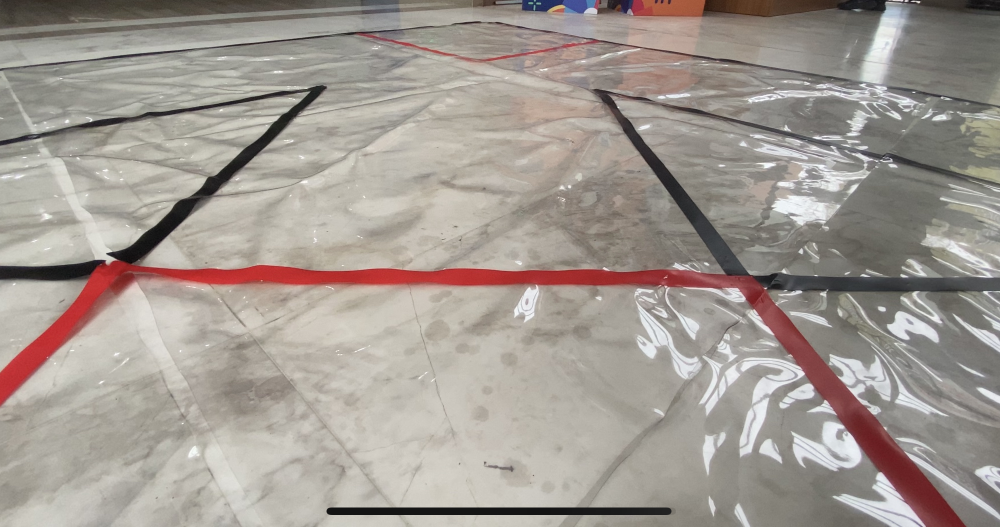
#> input picture code/visual/camera/4.29-5.4/mid_stop.PNG, 2000 x 1054 px (shown at 1/2 size)
$ python final_version_0501.py
#> lines starting #> are read from the running program, lines starting #| are printed output that depends on the picture; after the words box and inside, x2 and y2 are one past the last pixel; in counts of white or black regions, pixels touching at a corner belong together; pictures that were not available may be replaced by others from this repository, and a replacement may not be noted
import cv2 as cv
import numpy as np

cap_corner1_stop = cv.VideoCapture('corner1_stop.MP4')
cap_corner234_stop = cv.VideoCapture('corner234_stop.MP4')
cap_mid_stop = cv.imread('mid_stop.PNG')
#> cap_mid_stop is the input picture: shape (1054, 2000, 3); mean B, G, R 146.2, 153.2, 161.6
# cap_corner123_turn = cv.VideoCapture('corner123_turn.MP4')
cap_corner123_turn = cv.VideoCapture('black_corner_0414.MP4')

cap_corner4_turn = cv.VideoCapture('corner4_turn.MP4')


# TODO：你需要更改阈值
global lower_black
lower_black = np.array([0, 0, 0])
global upper_black
upper_black = np.array([255, 255, 70])

global lower_red
lower_red = np.array([0, 90, 102])
global upper_red
upper_red = np.array([186, 255, 255])

kernel = np.ones((3, 3), dtype=np.uint8)

stop_num = 0
isStop = 0  # 是否停止
isTurn = 1  # 是否转动
motion_flag = 0

k, k1, k2, b1, b2, x_turn = 0, 0, 0, 0, 0, 0


# [323 lines left out: functions stop_corner1, stop_corner234, stop_mid, turn_corner123, not called in this run]


def turn_corner4():
    global stop_num
    global isTurn
    global isStop
    global motion_flag
    global k1, k2, b1, b2, x_turn

    left_most_list = []  # 最左端坐标列表
    right_most_list = []  # 最右端坐标列表
    top_most_list = []  # 最上端坐标列表
    bottom_most_list = []  # 最下端坐标列表

    ret, image_corner4_turn = cap_corner4_turn.read()
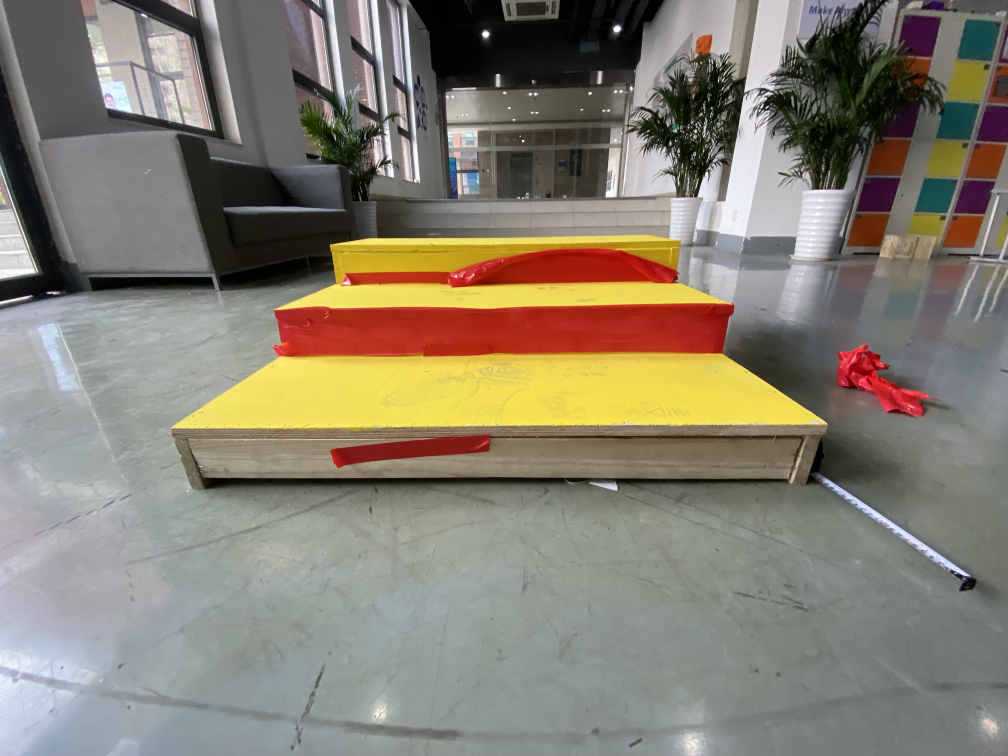
#> input picture code/visual/camera/IMG_6.JPG, 4032 x 3024 px, given in place of corner4_turn.MP4, which was not available (shown at 1/4 size)
#> image_corner4_turn is the input picture: shape (3024, 4032, 3); mean B, G, R 113.3, 126.9, 133.5
    img = image_corner4_turn

    width = 800
    height = 600

    img = cv.resize(img, (width, height), interpolation=cv.INTER_CUBIC)
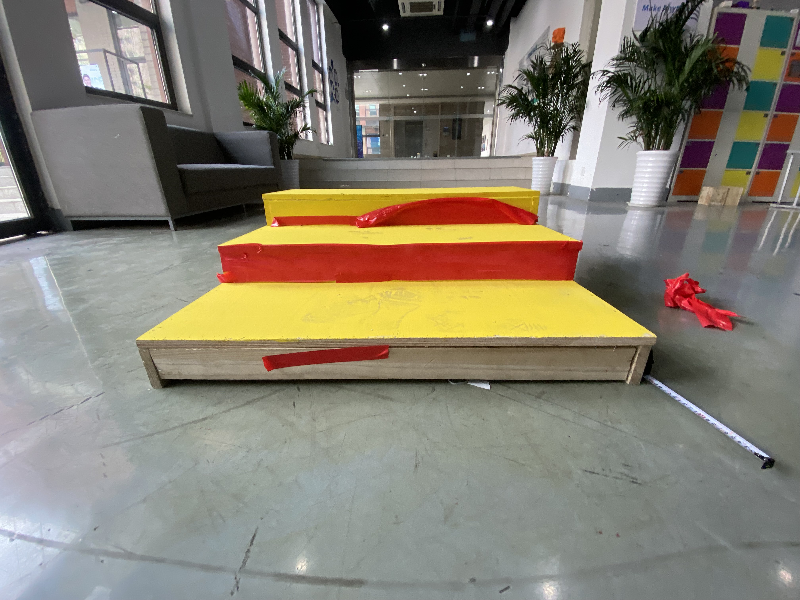
#> img: shape (600, 800, 3); mean B, G, R 113.3, 126.9, 133.5

    half_height = height / 2
    half_width = width / 2
    right_line_most_left_point = width  # 初始右端线的最左边点
    left_line_most_right_point = 0  # 初始左端线的最右边点
    top_line_most_top_point = height  # 初始上端线的最上边点
    img_hsv = cv.cvtColor(img, cv.COLOR_BGR2HSV)  # BGR to HSV
#> img_hsv: shape (600, 800, 3); mean H, S, V 61.3, 51.3, 138.2
    mask_red_1 = cv.inRange(img_hsv, lower_red, upper_red)
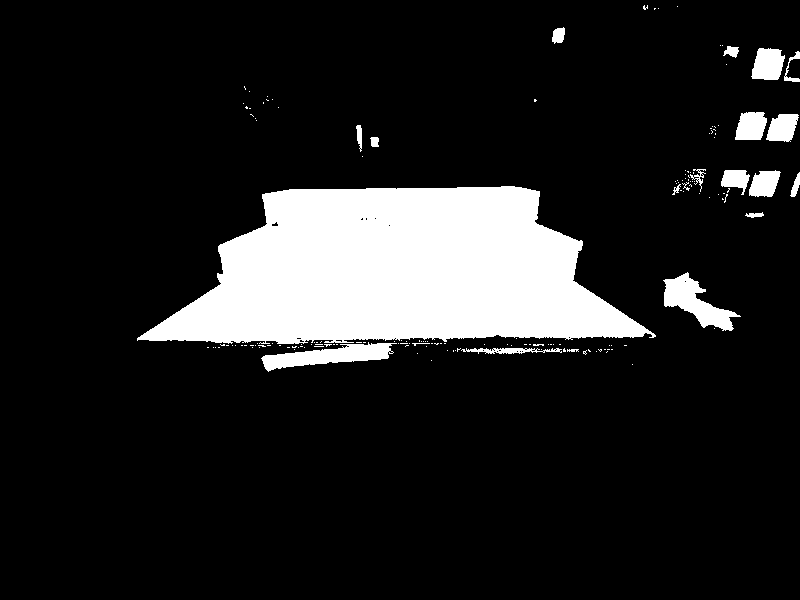
#> mask_red_1: shape (600, 800); 13.3% white; 164 white regions (143 under 20 px)
    contours, hierarchy = cv.findContours(mask_red_1, cv.RETR_EXTERNAL, cv.CHAIN_APPROX_NONE)
#> contours = 164 contours, 146 with area under 20; largest, box (x1, y1, x2, y2) and area: (137, 186, 656, 344) 54358, (261, 342, 397, 372) 1767, (663, 272, 741, 331) 1729, (751, 48, 785, 80) 793, (735, 112, 767, 140) 681

    # [5 lines of commented-out code are left out]

    cv.imshow('floor_mask', mask_red_1)
    cv.imshow('floor_frame', img)

    for cnt in contours:
        (x, y, w, h) = cv.boundingRect(
            cnt)  # xy are the coordinate of upper left corner point，w stands for width，h stand for height
        if w > 50 and h > 50 and y > 300:  # TODO:此处y的范围代表我不看这个像素范围以外的噪声轮廓，你应该看情况改变.
            left_most = tuple(cnt[cnt[:, :, 0].argmin()][0])  # warning! The type of left_most if numpy.intc != int
            left_most_list.append(left_most)

            if (left_most[0] > half_width and left_most[0] < right_line_most_left_point):
                right_line_most_left_point = left_most[0]

            right_most = tuple(cnt[cnt[:, :, 0].argmax()][0])
            right_most_list.append(right_most)

            if (right_most[0] < half_width and right_most[0] > left_line_most_right_point):
                left_line_most_right_point = right_most[0]

            bottom_most = tuple(cnt[cnt[:, :, 1].argmax()][0])
            bottom_most_list.append(bottom_most)

            top_most = tuple(cnt[cnt[:, :, 1].argmin()][0])
            top_most_list.append(top_most)

            if (top_most[1] < top_line_most_top_point):
                top_line_most_top_point = top_most[0]

            cv.rectangle(img, (x, y), (x + w, y + h), (255, 0, 0), 1, cv.LINE_AA)
#> this loop made 164 passes
#> (x, y, w, h) on passes 1 to 3: (632, 364, 1, 1), (431, 360, 1, 1), (417, 353, 1, 1)
#> after the loop, bottom_most_list = []; left_line_most_right_point = 0; left_most_list = []; right_line_most_left_point = 800; right_most_list = []; top_line_most_top_point = 600; top_most_list = []

    if isTurn == 1 and len(top_most_list) == 1:
        if top_most_list[0][0] - left_most_list[0][0] != 0:
            k1 = (top_most_list[0][1] - left_most_list[0][1]) / (top_most_list[0][0] - left_most_list[0][0])
        if top_most_list[0][0] - right_most_list[0][0] != 0:
            k2 = (top_most_list[0][1] - right_most_list[0][1]) / (top_most_list[0][0] - right_most_list[0][0])

        # TODO:你需要传回x_turn的值来作为航向角偏移的依据（此处为转角调整）
        if k1 != k2:
            x_turn = top_most_list[0][0]
            y = top_most_list[0][1]
            if x_turn >= 0:
                cv.circle(img, (x_turn, y), 5, (0, 255, 0), -1, cv.LINE_AA)
            sum_k = k1 + k2
            print("x_turn:" + str(x_turn))
            print("sum_k:" + str(sum_k))
        else:
            print("go straight!")

    cv.imshow('contours', img)


if __name__ == '__main__':
    # [20 lines of commented-out code are left out]

    while (cap_corner4_turn.isOpened()):
        turn_corner4()
        if cv.waitKey(1) & 0xFF == ord('q'):
#> (key q is pressed here)
            break

    cap_corner1_stop.release()
    cv.destroyAllWindows()
